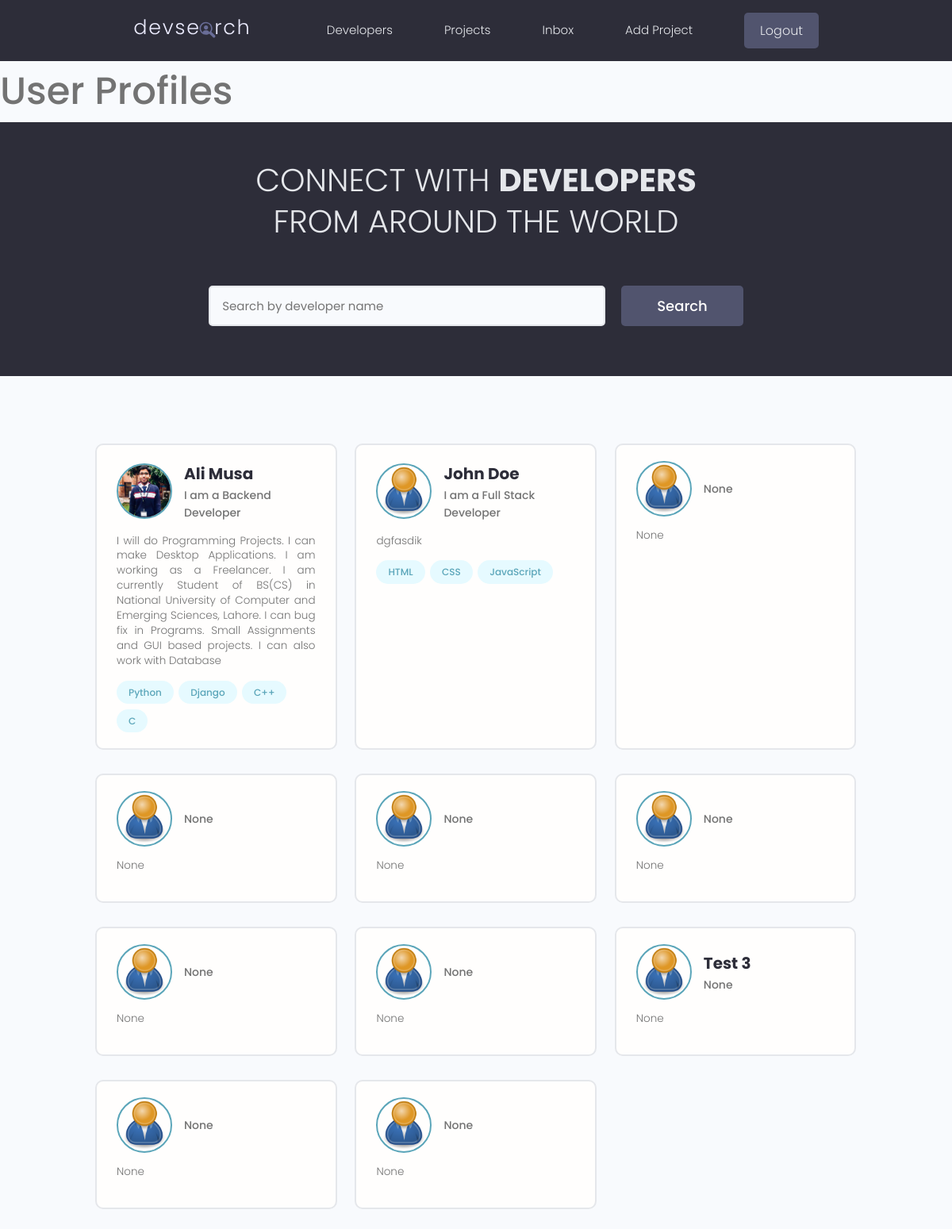
The app's page / (signed in) with its own data.
### users/models.py (models this page shows, shortened)
class Profile(models.Model):
    user = models.OneToOneField(User, on_delete=models.CASCADE, null = True, blank = True)
    username= models.CharField(max_length=200, blank=True, null = True)
    name = models.CharField(max_length=200, blank=True, null = True)
    email= models.EmailField(max_length=200, blank = True, null = True)
    location = models.CharField(max_length=200, blank = True, null = True)
    short_intro = models.CharField(max_length=200, blank=True, null = True)
    bio = models.TextField(blank = True, null= True)
    profile_image = models.ImageField(null=True, blank = True, upload_to='profiles/', default = 'profiles/user-default.png')
    social_github = models.CharField(max_length=200, blank=True, null = True)
    social_twitter = models.CharField(max_length=200, blank=True, null = True)
    social_linkedin = models.CharField(max_length=200, blank=True, null = True)
    social_youtube = models.CharField(max_length=200, blank=True, null = True)
    created = models.DateTimeField(auto_now_add= True)
    id = models.UUIDField(default=uuid.uuid4, unique=True, primary_key=True, editable = False)

class Skill(models.Model):
    owner = models.ForeignKey(Profile, on_delete=models.CASCADE, null = True, blank=True)
    name = models.CharField(max_length=200, blank=True, null = True)
    description = models.TextField(null =True, blank= True)
    created = models.DateTimeField(auto_now_add= True)
    id = models.UUIDField(default=uuid.uuid4, unique=True, primary_key=True, editable = False)

### users/views.py (the view)
# urls.py: path('', views.profiles, name='profiles'),
def profiles(request):
    profiles = Profile.objects.all()
    context = {
        'profiles':profiles
    }
    return render(request, 'users/profiles.html', context)

### users/templates/users/profiles.html (shortened to what this page needs)
{% extends 'main.html' %}
{% block content %}
<h1>User Profiles</h1>
<main class="home">
    <section class="hero-section text-center">
      <div class="container container--narrow">
        <div class="hero-section__box">
          <h2>CONNECT WITH <span>DEVELOPERS</span></h2>
          <h2>FROM AROUND THE WORLD</h2>
        </div>
        <div class="hero-section__search">
          <form class="form" action="#" method="get">
            <div class="form__field">
              <input class="input input--text" id="formInput#search" type="text" name="text"
                placeholder="Search by developer name" />
            </div>
            <input class="btn btn--sub btn--lg" type="submit" value="Search" />
          </form>
        </div>
      </div>
    </section>
    <section class="devlist">
      <div class="container">
        <div class="grid grid--three">
        {% for profile in profiles%}
          <div class="column card">
            <div class="dev">
              <a href="{% url 'user-profile' profile.id %}" class="card__body">
                <div class="dev__profile">
                  <img class="avatar avatar--md" src="{{ profile.profile_image.url }}" alt="image" />
                  <div class="dev__meta">
                    <h3>{{profile.name}}</h3>
                    <h5>{{profile.short_intro}}</h5>
                  </div>
                </div>
                <p class="dev__info">
                    {{profile.bio}}
                </p>
                <div class="dev__skills">
                {% for skill in profile.skill_set.all %}
                  <span class="tag tag--pill tag--main">
                    <small>{{ skill.name }}</small>
                  </span>
                {% endfor %}
                </div>
              </a>
            </div>
          </div>
          {% endfor %}
        </div>
      </div>
    </section>
  </main>
{% endblock content %}

### static/styles/app.css (style rules this page uses)
:root { --color-sub: #2d2d39; }
.btn--sub { background-color: var(--color-sub-light); }
.card { border: 2px solid var(--color-light); }
img { width: 100%; }
.hero-section { height: 40vh; display: flex; align-items: center; background-color: var(--color-sub); }
.hero-section__box { margin-bottom: 4rem; }
.hero-section__box > h2, .hero-section__box > h2 > span { font-size: 4rem; color: var(--color-light); line-height: 1.3; text-transform: uppercase; }
.hero-section__box > h2 { font-weight: 300; }
.hero-section__box > h2 > span { font-weight: 700; }
.hero-section__search > .form { display: flex; align-items: center; justify-content: center; gap: 2rem; }
.hero-section__search > .form input.input--text { width: 50rem; }
.devlist { margin-top: 8rem; }
.devlist .grid { align-items: stretch; }
.devlist .dev .dev__profile { display: flex; align-items: center; gap: 1.5rem; }
.devlist .dev .dev__meta h3 { color: var(--color-sub); font-size: 2rem; font-weight: 700; }
.devlist .dev .dev__meta h5 { color: var(--color-text); font-size: 1.4rem; font-weight: 500; }
.devlist .dev .dev__info { margin: 1.5rem 0; font-size: 1.35rem; line-height: 1.4; text-align: justify; }

### static/uikit/styles/modules/_variables.css (style rules this page uses)
:root { --color-main: #5aa5b9; --color-main-light: #e6faff; --color-sub: #3f4156; --color-sub-light: #51546e; --color-sub-lighter: #ededfd; --color-text: #737373; --color-gray: #8b8b8b; --color-light: #e5e7eb; --color-light-gray: #767676; --color-bg: #f8fafd; --color-white: #fffefd; --color-white-light: #f3f3f3; --color-success: #359e64; --color-success-bg: #def8e8; --color-error: #fc4b0b; --color-error-bg: #fff2ee; --font-base: 'Poppins', arial, helvetica, 'Segoe UI', roboto, ubuntu, sans-serif; --font-monospace: 'Fira Code', 'Courier New', courier, monospace; --font-regular: 300; --font-medium: 500; --font-bold: 700; --generic-shadow: 1px 1px 5px #00000010; --generic-transition: all 0.3s ease-in-out; }

### static/uikit/styles/modules/_base.css (style rules this page uses)
* { margin: 0; padding: 0; box-sizing: border-box; text-rendering: optimizeLegibility; color: inherit; font-size: inherit; }
html { font-size: 50%; }
@media only screen and (min-width: 480px) { html { font-size: 56.25%; } }
@media only screen and (min-width: 1200px) { html { font-size: 62.5%; } }
body { line-height: 1.6; font-weight: 400; font-size: 1.5rem; color: var(--color-text); background-color: var(--color-bg); min-height: 100vh; }

### static/uikit/styles/modules/_typography.css (style rules this page uses)
* { font-family: var(--font-base); }
h1 { font-size: 4.8rem; font-weight: var(--font-medium); }
h2 { font-size: 3.6rem; font-weight: var(--font-bold); }
h3 { font-size: 3.2rem; font-weight: var(--font-medium); }
h5 { font-size: 2.4rem; font-weight: var(--font-medium); }
h5, h6 { font-weight: var(--font-regular); }
p, span, strong { font-size: 1.6rem; color: var(--color-text); font-weight: var(--font-regular); }
a { padding-bottom: 2px; text-decoration: none; display: inline-block; color: var(--color-main); font-weight: var(--font-medium); }

### static/uikit/styles/modules/_utilities.css (style rules this page uses)
.container { width: 92%; max-width: 165rem; margin: 0 auto; box-sizing: border-box; }
.container--narrow { width: 92%; max-width: 120rem; }
@media screen and (min-width: 1000px) { .container { width: 90%; } }
@media screen and (min-width: 1000px) { .container--narrow { width: 85%; } }
@media screen and (min-width: 1200px) { .container { width: 80%; } }
@media screen and (min-width: 1200px) { .container--narrow { width: 72%; } }
.text-center { text-align: center; }

### static/uikit/styles/modules/_avatar.css (style rules this page uses)
.avatar { border-radius: 50%; border: 2px solid var(--color-main); object-fit: cover; }
.avatar--md { height: 7rem; width: 7rem; }

### static/uikit/styles/modules/_button.css (style rules this page uses)
.btn { display: inline-block; position: relative; cursor: pointer; background-color: var(--color-light); font-weight: var(--font-medium); color: var(--color-sub); text-decoration: none; padding: 1rem 2rem; border-radius: 0.5rem; border: none; width: -webkit-fit-content; width: -moz-fit-content; width: fit-content; height: -webkit-fit-content; height: -moz-fit-content; height: fit-content; font-size: 1.6rem; outline-width: 0; outline-color: transparent; -webkit-backface-visibility: hidden; backface-visibility: hidden; transition: all 0.3s ease-in-out; }
.btn--sub { background-color: var(--color-sub); color: var(--color-white); }
.btn--lg { font-size: 1.8rem; padding: 1.2rem 4.5rem; }

### static/uikit/styles/modules/_card.css (style rules this page uses)
.card { border-radius: 1rem; background-color: var(--color-white); border: 1.5px solid var(--color-light); width: auto; height: auto; margin-top: 0.5rem; margin-bottom: 0.5rem; overflow: hidden; }
.card__body, .card__header { padding: 2rem 2.5rem; }

### records on screen
Profile: profile_image (picture), name "Ali Musa", short_intro "I am a Backend Developer", bio "I will do Programming Projects. I can make Desktop Applications. I am working as a Freelancer. I am currently Student of BS(CS) in National University of Computer and Emerging Sciences, Lahore. I can bug fix in Programs. Small Assignments and GUI based projects. I can also work with Database"
Skill: name "Python"
Skill: name "Django"
Skill: name "C++"
Skill: name "C"
Profile: profile_image (placeholder picture), name "John Doe", short_intro "I am a Full Stack Developer", bio "dgfasdik"
Skill: name "HTML"
Skill: name "CSS"
Skill: name "JavaScript"
Profile: profile_image (placeholder picture), short_intro "None", bio "None"
Profile: profile_image (placeholder picture), short_intro "None", bio "None"
Profile: profile_image (placeholder picture), short_intro "None", bio "None"
Profile: profile_image (placeholder picture), short_intro "None", bio "None"
Profile: profile_image (placeholder picture), short_intro "None", bio "None"
Profile: profile_image (placeholder picture), short_intro "None", bio "None"
Profile: profile_image (placeholder picture), name "Test 3", short_intro "None", bio "None"
Profile: profile_image (placeholder picture), short_intro "None", bio "None"
Profile: profile_image (placeholder picture), short_intro "None", bio "None"
